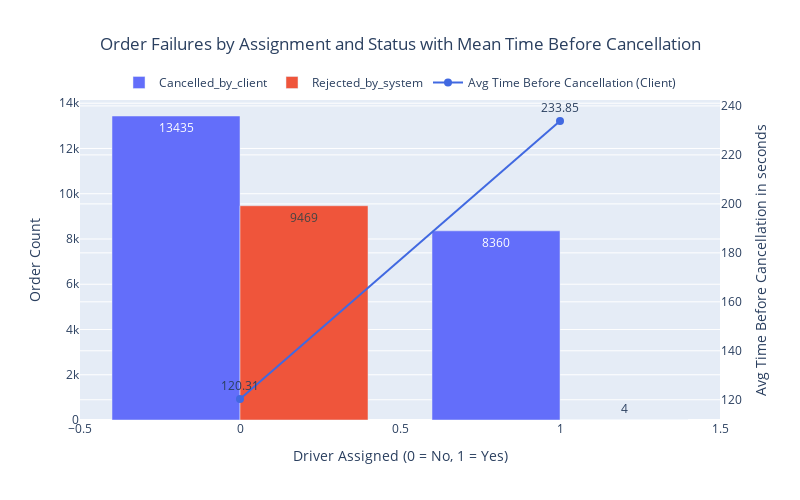

The notebook cell saved with this chart:
### Code cell
import plotly.graph_objects as go

orders_failure_fig = go.Figure()

# Dynamically add bars for each unique order_status
for status in orders_failure['order_status'].unique():
    orders_failure_fig.add_trace(go.Bar(
        name=status,
        x=orders_failure[orders_failure['order_status'] == status]['is_driver_assigned'],
        y=orders_failure[orders_failure['order_status'] == status]['order_count'],
        text=orders_failure[orders_failure['order_status'] == status]['order_count'],
        textposition='auto'
    ))

# Add line for "mean_time_b4_cancellation" for "Cancelled_by_client" with rounded data labels
orders_failure_fig.add_trace(go.Scatter(
    name='Avg Time Before Cancellation (Client)',
    x=orders_failure[orders_failure['order_status'] == 'Cancelled_by_client']['is_driver_assigned'],
    y=orders_failure[orders_failure['order_status'] == 'Cancelled_by_client']['mean_time_b4_cancellation'],
    mode='lines+markers+text',
    line=dict(color='royalblue', width=2),
    marker=dict(size=8, symbol='circle'),
    text= orders_failure[orders_failure['order_status'] == 'Cancelled_by_client']['mean_time_b4_cancellation'].round(2) ,
    textposition='top center',
    yaxis='y2'
))

# Update layout with secondary y-axis and adjust chart size
orders_failure_fig.update_layout(
    barmode='group',
    xaxis_title='Driver Assigned (0 = No, 1 = Yes)',
    yaxis_title='Order Count',
    yaxis2=dict(
        title='Avg Time Before Cancellation in seconds',
        overlaying='y',
        side='right'
    ),
    title='Order Failures by Assignment and Status with Mean Time Before Cancellation',
    title_x = 0.5,  # Center the chart title
    width=800,  # Set the width of the chart
    height=500,  # Set the height of the chart
    legend=dict(orientation="h", y=1.1, x=0.5, xanchor="center")
)

orders_failure_fig.show()

### Figure 1 — Plotly figure (JSON) as saved in the notebook; plotly's stock layout.template omitted (floating-point values rounded to 4 significant figures)
{"data": [{"name": "Cancelled_by_client", "text": [13435, 8360], "textposition": "auto", "type": "bar", "x": [0, 1], "y": [13435, 8360]}, {"name": "Rejected_by_system", "text": [9469, 4], "textposition": "auto", "type": "bar", "x": [0, 1], "y": [9469, 4]}, {"line": {"color": "royalblue", "width": 2}, "marker": {"size": 8, "symbol": "circle"}, "mode": "lines+markers+text", "name": "Avg Time Before Cancellation (Client)", "text": [120.3, 233.8], "textposition": "top center", "type": "scatter", "x": [0, 1], "y": [120.3, 233.8], "yaxis": "y2"}], "layout": {"barmode": "group", "height": 500, "legend": {"orientation": "h", "x": 0.5, "xanchor": "center", "y": 1.1}, "title": {"text": "Order Failures by Assignment and Status with Mean Time Before Cancellation", "x": 0.5}, "width": 800, "xaxis": {"title": {"text": "Driver Assigned (0 = No, 1 = Yes)"}}, "yaxis": {"title": {"text": "Order Count"}}, "yaxis2": {"overlaying": "y", "side": "right", "title": {"text": "Avg Time Before Cancellation in seconds"}}}}
